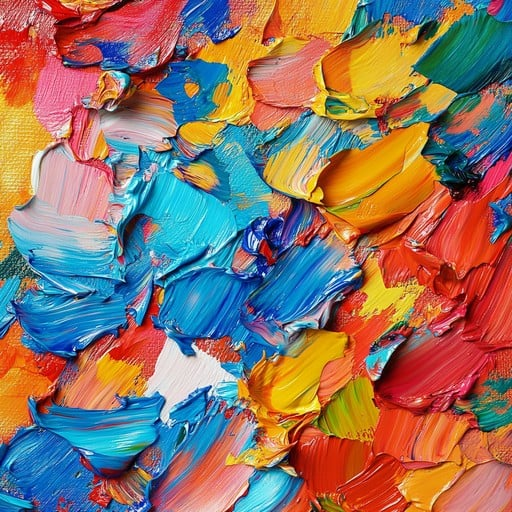
#> input picture abstract512.png, 512 x 512 px; the run also reads 1 picture not shown here
$ python main.py
#> lines starting #> are read from the running program, lines starting #| are printed output that depends on the picture; after the words box and inside, x2 and y2 are one past the last pixel; in counts of white or black regions, pixels touching at a corner belong together
import math
import zlib
import numpy as np
from PIL import Image
from bitarray import bitarray

def flip_bits(data: bytes) -> bytes:
    return bytes(b ^ 0xFF for b in data)

def rotate_bytes(data: bytes, shift: int = 3) -> bytes:
    shift %= len(data) if data else 1
    return data[shift:] + data[:shift]

def unrotate_bytes(data: bytes, shift: int = 3) -> bytes:
    shift %= len(data) if data else 1
    return data[-shift:] + data[:-shift]

def compress_file(filepath: str) -> bitarray:
    with open(filepath, "rb") as f:
        data = f.read()
    data = flip_bits(data)
    data = rotate_bytes(data)
    packed = zlib.compress(data, level=9)
    # print(packed)
    final_bits = bitarray()
    final_bits.frombytes(packed)
    return final_bits

def decompress_bits(encoded_bits: bitarray) -> str:
    packed = encoded_bits.tobytes()
    data = zlib.decompress(packed)
    data = unrotate_bytes(data)
    data = flip_bits(data)
    return data.decode("utf-8")

def generate_circular_path_cells(h, w, step=1):
    cx = h // 2
    cy = w // 2
    max_radius = min(h // 2, w // 2)
    mask = np.zeros((h, w), dtype=bool)
    r = step
    while r <= max_radius:
        samples = max(360, int(2 * math.pi * r * 8))
        for i in range(samples):
            theta = 2 * math.pi * i / samples
            x = round(cx + r * math.cos(theta))
            y = round(cy + r * math.sin(theta))
            if 0 <= x < h and 0 <= y < w:
                mask[x, y] = True
        r += step
    return mask

def calculate_max_capacity(h, w, circular_mask, reserved_pixels):
    total_bits = 0
    for x in range(h):
        for y in range(w):
            if x == h-1 and y >= (w - reserved_pixels):
                continue
            if circular_mask[x, y]:
                total_bits += 3 * 2
            else:
                total_bits += 3 * 1
    return total_bits

def encode_image(image_path, text_path, output_path):
#> called with image_path = 'abstract512.png', text_path = 'input.txt', output_path = 'encoded.png'
    img = Image.open(image_path).convert("RGB")
    arr = np.array(img, dtype=np.uint8)
    h, w, _ = arr.shape
#> h = 512; w = 512
    circular_mask = generate_circular_path_cells(h, w)
#> after the loop in generate_circular_path_cells, `while r <= max_radius:`:
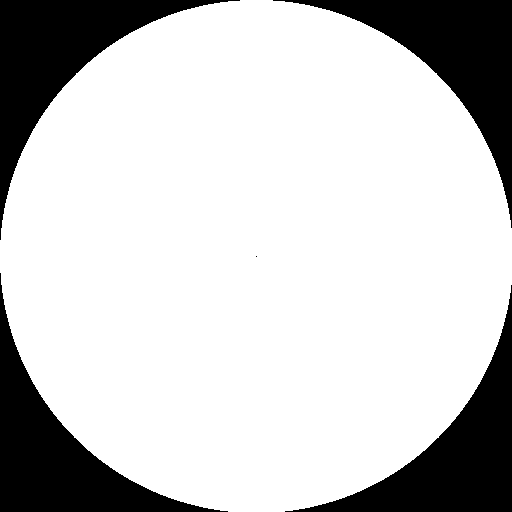
#> mask: shape (512, 512) bool; 78.9% white; 5 black regions (1 under 20 px), largest, box (x1, y1, x2, y2) and area: (0, 0, 240, 240) 14072, (0, 273, 228, 512) 13835, (273, 0, 512, 228) 13832, (285, 285, 512, 512) 13596
    bits = compress_file(text_path)
#> (reads input.txt from the repository)
#> (the call stopped at in compress_file, `final_bits = bitarray()`: bitarray is not available in this run)
    payload = bits.to01()
    total_len = len(payload)
    is_large = (h >= 1024 or w >= 1024)
    reserved_pixels = 2 if is_large else 1

    max_capacity = calculate_max_capacity(h, w, circular_mask, reserved_pixels)
    if total_len > max_capacity:
        raise ValueError(
            f"\n[ERROR] Payload size exceeds image capacity!\n"
            f"Required Payload: {total_len} bits\n"
            f"Image Max Capacity: {max_capacity} bits\n"
            f"Shortfall: {total_len - max_capacity} bits. Use a larger image or less text."
        )

    stream = payload
    bit_idx = 0

    for x in range(h):
        for y in range(w):
            if x == h - 1 and y >= (w - reserved_pixels):
                continue
            for c in range(3):
                if bit_idx >= total_len:
                    break
                value = int(arr[x, y, c])
                if circular_mask[x, y]:
                    if bit_idx + 2 <= total_len:
                        bits_chunk = stream[bit_idx:bit_idx + 2]
                        arr[x, y, c] = (value & 0b11111100) | int(bits_chunk, 2)
                        bit_idx += 2
                    else:
                        bits_chunk = stream[bit_idx]
                        arr[x, y, c] = (value & 0b11111110) | int(bits_chunk)
                        bit_idx += 1
                else:
                    bits_chunk = stream[bit_idx]
                    arr[x, y, c] = (value & 0b11111110) | int(bits_chunk)
                    bit_idx += 1
            if bit_idx >= total_len:
                break
        if bit_idx >= total_len:
            break

    if not is_large:
        length24bit = total_len & 0xFFFFFF
        arr[h-1, w-1, 0] = (length24bit >> 16) & 0xFF
        arr[h-1, w-1, 1] = (length24bit >> 8) & 0xFF
        arr[h-1, w-1, 2] = length24bit & 0xFF
    else:
        length48bit = total_len & 0xFFFFFFFFFFFF
        arr[h-1, w-2, 0] = (length48bit >> 40) & 0xFF
        arr[h-1, w-2, 1] = (length48bit >> 32) & 0xFF
        arr[h-1, w-2, 2] = (length48bit >> 24) & 0xFF
        arr[h-1, w-1, 0] = (length48bit >> 16) & 0xFF
        arr[h-1, w-1, 1] = (length48bit >> 8) & 0xFF
        arr[h-1, w-1, 2] = length48bit & 0xFF
    img = Image.fromarray(arr)
    img.save(output_path, format="PNG", compress_level=0)
    # print(f"Success! Embedded {total_len} bits safely. Capacity utilized: {(total_len / max_capacity) * 100:.2f}%")

def decode_image(image_path):
#> called with image_path = 'encoded.png'
    img = Image.open(image_path).convert("RGB")
    arr = np.array(img, dtype=np.uint8)
    h, w, _ = arr.shape
#> h = 512; w = 512
    circular_mask = generate_circular_path_cells(h, w)
    is_large = (h >= 1024 or w >= 1024)
#> is_large = False
    reserved_pixels = 2 if is_large else 1
#> reserved_pixels = 1

    if not is_large:
        r = int(arr[h - 1, w - 1, 0])
#> r = 0
        g = int(arr[h - 1, w - 1, 1])
#> g = 15
        b = int(arr[h - 1, w - 1, 2])
#> b = 88
        total_size = (r << 16) | (g << 8) | b
#> total_size = 3928
    else:
        p1_r = int(arr[h - 1, w - 2, 0])
        p1_g = int(arr[h - 1, w - 2, 1])
        p1_b = int(arr[h - 1, w - 2, 2])
        p2_r = int(arr[h - 1, w - 1, 0])
        p2_g = int(arr[h - 1, w - 1, 1])
        p2_b = int(arr[h - 1, w - 1, 2])
        total_size = (p1_r << 40) | (p1_g << 32) | (p1_b << 24) | (p2_r << 16) | (p2_g << 8) | p2_b

    extracted_list = []
    current_bits_count = 0
    for x in range(h):
        for y in range(w):
            if x == h - 1 and y >= (w - reserved_pixels):
                continue
            for c in range(3):
                if current_bits_count >= total_size:
                    break
                value = int(arr[x, y, c])
                remaining_bits = total_size - current_bits_count
                if circular_mask[x, y]:
                    if remaining_bits == 1:
                        bits_str = format(value & 0b1, "01b")
                        current_bits_count += 1
                    else:
                        bits_str = format(value & 0b11, "02b")
                        current_bits_count += 2
                else:
                    bits_str = format(value & 0b1, "01b")
                    current_bits_count += 1
                extracted_list.append(bits_str)
            if current_bits_count >= total_size:
                break
        if current_bits_count >= total_size:
            break
#> after the loop, current_bits_count = 3928; extracted_list = 3658 items, first 6: '0', '1', '1', '1', '1', '0'

    extracted = "".join(extracted_list)[:total_size]
#> (the run stopped early here; a loop or call above may not have finished)
